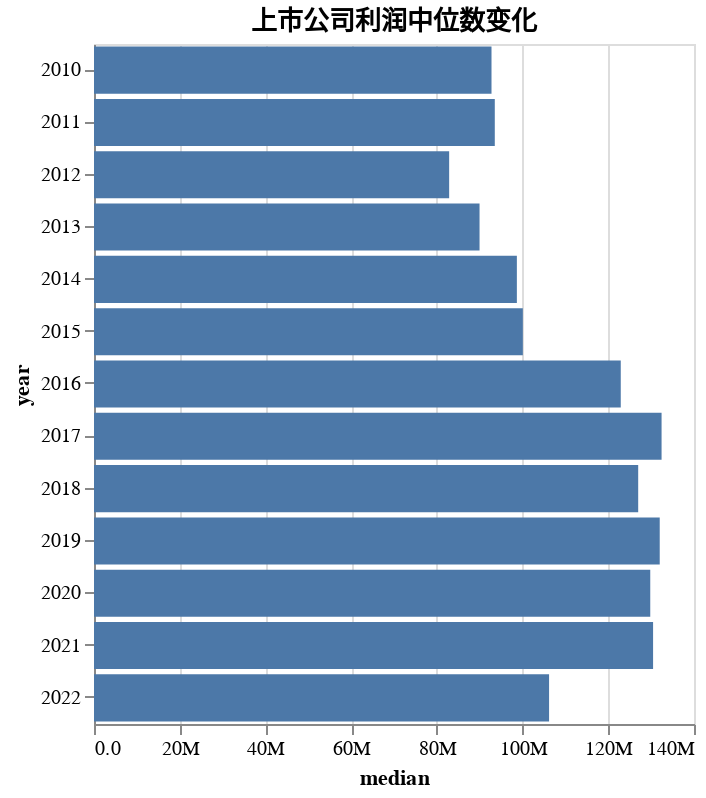

The cell this chart's notebook holds for it:
### Code cell
alt.Chart(profit_quant).mark_bar().encode(
    alt.X('median:Q').axis(format='.2s'),
    alt.Y('year:O')
).properties(
    title = '上市公司利润中位数变化',
    width = 'container',
    height = 340
)

### Figure 1 — Vega-Lite specification as saved in the notebook (floating-point values rounded to 4 significant figures)
{"config": {"view": {"continuousWidth": 300, "continuousHeight": 300}}, "data": {"name": "data-040b2dbae7ac42c2b01ea01091681ee2"}, "mark": {"type": "bar"}, "encoding": {"x": {"axis": {"format": ".2s"}, "field": "median", "type": "quantitative"}, "y": {"field": "year", "type": "ordinal"}}, "height": 340, "title": "上市公司利润中位数变化", "width": "container", "$schema": "https://vega.github.io/schema/vega-lite/v5.8.0.json", "datasets": {"data-040b2dbae7ac42c2b01ea01091681ee2": [{"year": 2010, "mean": 847000000.0, "median": 92750000.0, "idxmin": 16515, "idxmax": 17346, "count": 1936}, {"year": 2011, "mean": 858100000.0, "median": 93520000.0, "idxmin": 17269, "idxmax": 17347, "count": 2209}, {"year": 2012, "mean": 824300000.0, "median": 82870000.0, "idxmin": 17270, "idxmax": 17348, "count": 2359}, {"year": 2013, "mean": 950100000.0, "median": 89960000.0, "idxmin": 25266, "idxmax": 17349, "count": 2361}, {"year": 2014, "mean": 982500000.0, "median": 98670000.0, "idxmin": 26138, "idxmax": 17350, "count": 2482}, {"year": 2015, "mean": 928700000.0, "median": 100100000.0, "idxmin": 22070, "idxmax": 17351, "count": 2702}, {"year": 2016, "mean": 930300000.0, "median": 122900000.0, "idxmin": 21720, "idxmax": 17352, "count": 2929}, {"year": 2017, "mean": 995600000.0, "median": 132400000.0, "idxmin": 21721, "idxmax": 17353, "count": 3366}, {"year": 2018, "mean": 994300000.0, "median": 127000000.0, "idxmin": 15173, "idxmax": 17354, "count": 3471}, {"year": 2019, "mean": 1049000000.0, "median": 132000000.0, "idxmin": 20111, "idxmax": 17355, "count": 3674}, {"year": 2020, "mean": 979200000.0, "median": 129800000.0, "idxmin": 16668, "idxmax": 17356, "count": 4108}, {"year": 2021, "mean": 1056000000.0, "median": 130500000.0, "idxmin": 17201, "idxmax": 17357, "count": 4632}, {"year": 2022, "mean": 1026000000.0, "median": 106200000.0, "idxmin": 20426, "idxmax": 17358, "count": 5054}]}}
